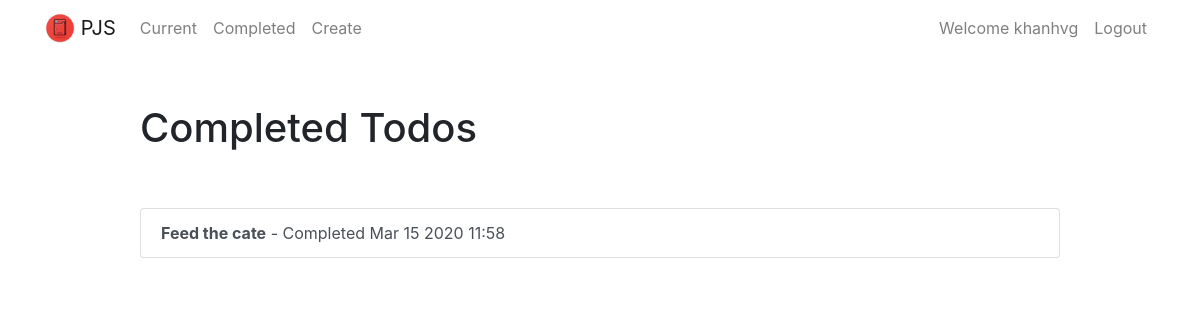
The page /todo/completed/ (signed in) on the database as committed earlier.
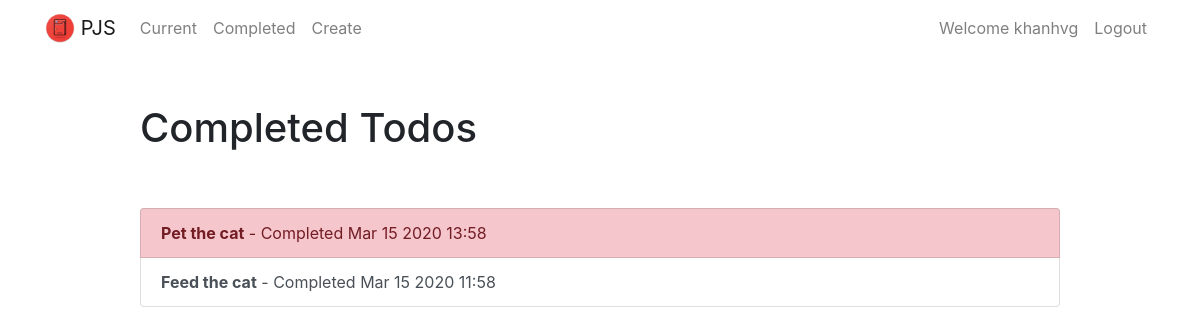
The same page on the database as committed later.
### todo/models.py (models this page shows, shortened)
class Todo(models.Model):
    title = models.CharField(max_length=100)
    memo = models.TextField(blank=True)
    created = models.DateTimeField(auto_now_add=True)
    datecompleted = models.DateTimeField(null=True, blank=True)
    important = models.BooleanField(default=False)
    user = models.ForeignKey(User, on_delete=models.CASCADE)

### todo/views.py (the view)
# urls.py: path('completed/', views.completedtodos, name='completedtodos'),
@login_required
def completedtodos(request):
    todos = Todo.objects.filter(user=request.user, datecompleted__isnull=False).order_by('-datecompleted')
    return render(request, 'todo/completedtodos.html', {'todos': todos})

### todo/templates/todo/completedtodos.html
{% extends "todo/base.html" %}
{% block content %}
    <div class="row justify-content-center mt-5">
        <div class="col-md-10">
            <h1>Completed Todos</h1>
        </div>
    </div>
    <div class="row justify-content-center mt-5">
        <div class="col-md-10">
            <div class="list-group">
                {% for todo in todos %}
                    <a href="{% url 'viewtodo' todo.id %}" class="list-group-item list-group-item-action{% if todo.important %} list-group-item-danger{% endif %}"><b>{{ todo.title }}</b> - Completed {{ todo.datecompleted|date:'M j Y H:i' }}</a>
                {% endfor %}
            </div>
        </div>
    </div>
{% endblock %}

### todo/templates/todo/base.html (shortened to what this page needs)
{% load static %}
<!doctype html>
<html lang="en">
<head>
    <link rel="stylesheet" href="https://stackpath.bootstrapcdn.com/bootstrap/4.4.1/css/bootstrap.min.css">
</head>
<body>
<nav class="navbar navbar-expand-md navbar-light">
<div class="container">
    <a class="navbar-brand" href="{% url 'portfolio:home' %}">
         <img src="{% static 'portfolio/Images/icon.png' %}" width="30" height="30" class="d-inline-block align-top">
        <span>PJS</span>
    </a>
    <div class="collapse navbar-collapse" id="navbarNav">
    {% if user.is_authenticated %}
        <ul class="navbar-nav mr-auto">
                <li class="nav-item {{ current }}">
                    <a class="nav-link" href="{% url 'currenttodos' %}">Current</a>
                </li>
                <li class="nav-item {{ completed }}">
                    <a class="nav-link" href="{% url 'completedtodos' %}">Completed</a>
                </li>
                <li class="nav-item {{ create }}">
                    <a class="nav-link" href="{% url 'createtodo' %}">Create</a>
                </li>
        </ul>
    {% endif %}
    <ul class="navbar-nav ml-auto">
            {% if user.is_authenticated %}
                <li class="nav-item">
                    <a class="nav-link" href="{% url 'home' %}">Welcome {{ user.username }}</a>
                </li>
                <li class="nav-item">
                    <a href="#" onclick="$('#signOutBtn').click()" class="nav-link">Logout</a>
                </li>
            {% endif %}
        </ul>
    </div>
</div>
</nav>
<div class="container">
{% block content %}{% endblock %}
</div>
</body>
</html>

Rows that differ between the two databases and show on the page:
added Todo: title "Pet the cat", datecompleted "Mar 15 2020 13:58", important True (drawn)
changed Todo: title "Feed the cate" → "Feed the cat"
